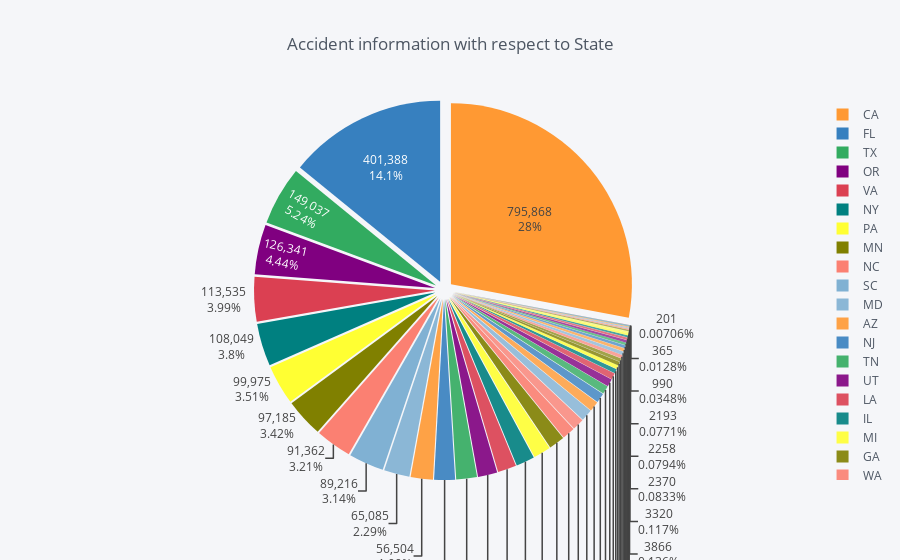

This figure's notebook cell:
### Markdown cell above
## Plotting the distribution with respect to state

### Code cell
(df_accident['State']
 .value_counts().compute()
 .reset_index()
 .iplot(kind='pie', labels='index', values='State', textinfo='value+percent', 
        pull=0.05, title='Accident information with respect to State'))

### Figure 1 — Plotly figure (JSON) as saved in the notebook; plotly's stock layout.template omitted (floating-point values rounded to 4 significant figures)
{"data": [{"labels": ["CA", "FL", "TX", "OR", "VA", "NY", "PA", "MN", "NC", "SC", "MD", "AZ", "NJ", "TN", "UT", "LA", "IL", "MI", "GA", "WA", "CT", "MO", "CO", "OH", "IN", "AL", "MT", "AR", "IA", "DC", "KS", "OK", "ID", "WI", "WV", "KY", "MA", "NV", "MS", "DE", "RI", "NH", "NE", "NM", "ND", "ME", "WY", "VT", "SD"], "marker": {"colors": ["rgba(255, 153, 51, 1.0)", "rgba(55, 128, 191, 1.0)", "rgba(50, 171, 96, 1.0)", "rgba(128, 0, 128, 1.0)", "rgba(219, 64, 82, 1.0)", "rgba(0, 128, 128, 1.0)", "rgba(255, 255, 51, 1.0)", "rgba(128, 128, 0, 1.0)", "rgba(251, 128, 114, 1.0)", "rgba(128, 177, 211, 1.0)", "rgba(128, 177, 211, 0.8999999999999999)", "rgba(255, 153, 51, 0.8999999999999999)", "rgba(55, 128, 191, 0.8999999999999999)", "rgba(50, 171, 96, 0.8999999999999999)", "rgba(128, 0, 128, 0.8999999999999999)", "rgba(219, 64, 82, 0.8999999999999999)", "rgba(0, 128, 128, 0.8999999999999999)", "rgba(255, 255, 51, 0.8999999999999999)", "rgba(128, 128, 0, 0.8999999999999999)", "rgba(251, 128, 114, 0.8999999999999999)", "rgba(251, 128, 114, 0.7999999999999998)", "rgba(128, 177, 211, 0.7999999999999998)", "rgba(255, 153, 51, 0.7999999999999998)", "rgba(55, 128, 191, 0.7999999999999998)", "rgba(50, 171, 96, 0.7999999999999998)", "rgba(128, 0, 128, 0.7999999999999998)", "rgba(219, 64, 82, 0.7999999999999998)", "rgba(0, 128, 128, 0.7999999999999998)", "rgba(255, 255, 51, 0.7999999999999998)", "rgba(128, 128, 0, 0.7999999999999998)", "rgba(128, 128, 0, 0.7)", "rgba(251, 128, 114, 0.7)", "rgba(128, 177, 211, 0.7)", "rgba(255, 153, 51, 0.7)", "rgba(55, 128, 191, 0.7)", "rgba(50, 171, 96, 0.7)", "rgba(128, 0, 128, 0.7)", "rgba(219, 64, 82, 0.7)", "rgba(0, 128, 128, 0.7)", "rgba(255, 255, 51, 0.7)", "rgba(255, 255, 51, 0.5999999999999999)", "rgba(128, 128, 0, 0.5999999999999999)", "rgba(251, 128, 114, 0.5999999999999999)", "rgba(128, 177, 211, 0.5999999999999999)", "rgba(255, 153, 51, 0.5999999999999999)", "rgba(55, 128, 191, 0.5999999999999999)", "rgba(50, 171, 96, 0.5999999999999999)", "rgba(128, 0, 128, 0.5999999999999999)", "rgba(219, 64, 82, 0.5999999999999999)"]}, "name": "", "pull": 0.05, "textinfo": "value+percent", "type": "pie", "values": [795868, 401388, 149037, 126341, 113535, 108049, 99975, 97185, 91362, 89216, 65085, 56504, 52902, 52613, 49193, 47232, 47105, 43843, 40086, 32554, 29762, 29633, 25340, 24409, 20850, 19322, 15964, 10935, 9607, 9133, 9033, 8806, 8544, 7896, 7632, 6638, 6392, 6197, 5320, 4842, 4451, 3866, 3320, 2370, 2258, 2193, 990, 365, 201]}], "layout": {"legend": {"bgcolor": "#F5F6F9", "font": {"color": "#4D5663"}}, "paper_bgcolor": "#F5F6F9", "plot_bgcolor": "#F5F6F9", "title": "Accident information with respect to State", "titlefont": {"color": "#4D5663"}}}
